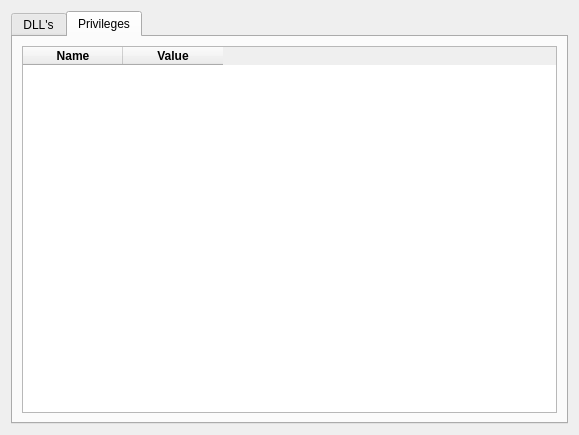
<?xml version="1.0" encoding="UTF-8"?>
<ui version="4.0">
 <class>Properties</class>
 <widget class="QWidget" name="Properties">
  <property name="enabled">
   <bool>true</bool>
  </property>
  <property name="geometry">
   <rect>
    <x>0</x>
    <y>0</y>
    <width>575</width>
    <height>428</height>
   </rect>
  </property>
  <property name="sizePolicy">
   <sizepolicy hsizetype="Fixed" vsizetype="Fixed">
    <horstretch>0</horstretch>
    <verstretch>0</verstretch>
   </sizepolicy>
  </property>
  <property name="windowTitle">
   <string>Process Properties</string>
  </property>
  <layout class="QHBoxLayout" name="horizontalLayout_3">
   <item>
    <widget class="QTabWidget" name="prop">
     <property name="currentIndex">
      <number>1</number>
     </property>
     <widget class="QWidget" name="dlls" native="true">
      <attribute name="title">
       <string>DLL's</string>
      </attribute>
      <layout class="QVBoxLayout" name="verticalLayout_4">
       <item>
        <layout class="QVBoxLayout" name="verticalLayout_2">
         <item>
          <widget class="QListWidget" name="dll_list"/>
         </item>
        </layout>
       </item>
      </layout>
     </widget>
     <widget class="QWidget" name="privs" native="true">
      <attribute name="title">
       <string>Privileges</string>
      </attribute>
      <layout class="QHBoxLayout" name="horizontalLayout_2">
       <item>
        <widget class="QTableWidget" name="priv_table">
         <property name="minimumSize">
          <size>
           <width>535</width>
           <height>365</height>
          </size>
         </property>
         <property name="maximumSize">
          <size>
           <width>535</width>
           <height>16777215</height>
          </size>
         </property>
         <property name="columnCount">
          <number>2</number>
         </property>
         <attribute name="horizontalHeaderMinimumSectionSize">
          <number>50</number>
         </attribute>
         <attribute name="verticalHeaderMinimumSectionSize">
          <number>50</number>
         </attribute>
         <column>
          <property name="text">
           <string>Name</string>
          </property>
          <property name="font">
           <font>
            <weight>75</weight>
            <bold>true</bold>
           </font>
          </property>
          <property name="textAlignment">
           <set>AlignCenter</set>
          </property>
         </column>
         <column>
          <property name="text">
           <string>Value</string>
          </property>
          <property name="font">
           <font>
            <weight>75</weight>
            <italic>false</italic>
            <bold>true</bold>
            <underline>false</underline>
            <strikeout>false</strikeout>
           </font>
          </property>
          <property name="textAlignment">
           <set>AlignHCenter|AlignTop</set>
          </property>
         </column>
        </widget>
       </item>
      </layout>
     </widget>
    </widget>
   </item>
  </layout>
 </widget>
 <resources/>
 <connections/>
</ui>
